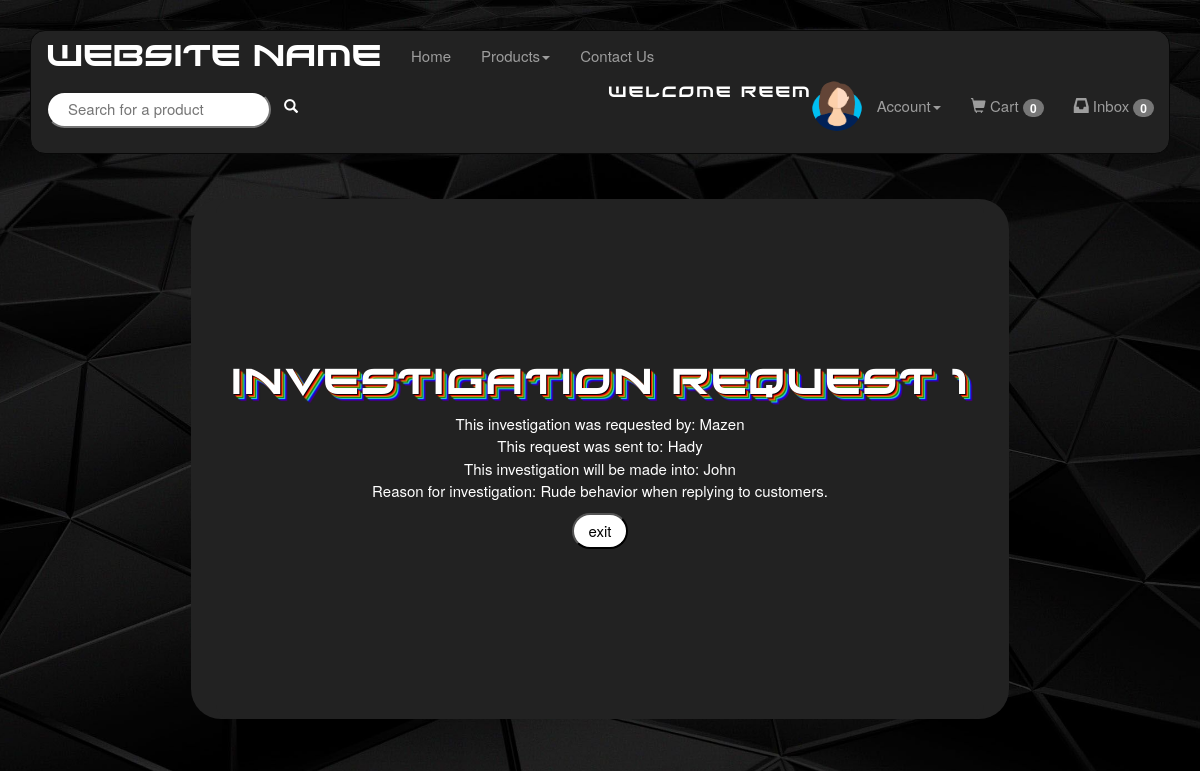
The app's page /ViewInvestigationRequest.php?id=1 (signed in), older data.
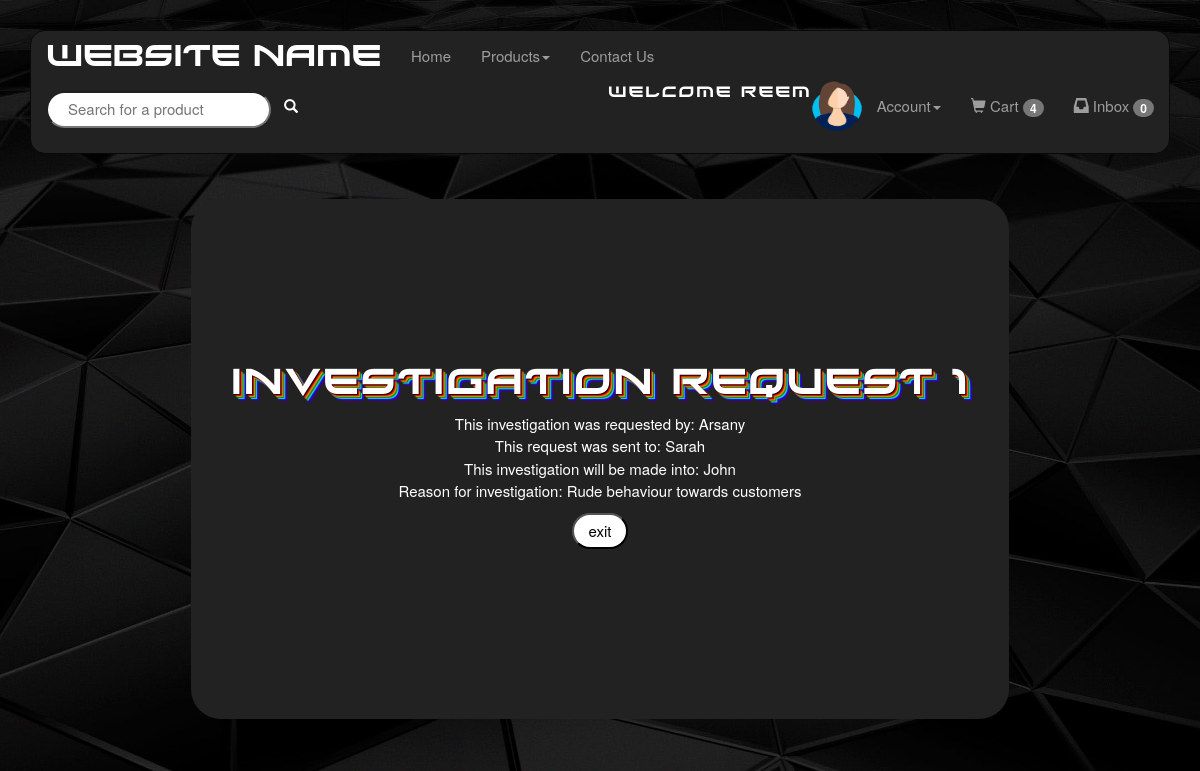
The same page, newer data.
### tables this page shows
CREATE TABLE `users` (
  `id` int(10) UNSIGNED NOT NULL,
  `username` varchar(30) NOT NULL,
  `password` varchar(225) NOT NULL,
  `email` varchar(50) NOT NULL,
  `address` varchar(50) DEFAULT NULL,
  `imagePath` varchar(255) DEFAULT NULL,
  `userType` varchar(15) NOT NULL
);

CREATE TABLE `investigationrequest` (
  `id` int(10) UNSIGNED NOT NULL,
  `auditorID` int(10) UNSIGNED NOT NULL,
  `hrID` int(10) UNSIGNED NOT NULL,
  `adminID` int(10) UNSIGNED NOT NULL,
  `reason` varchar(255) DEFAULT NULL
);

### ViewInvestigationRequest.php (the view, shortened to what the changed rows need)
<html>
    <head>
        <link rel="stylesheet" href="Style.css">
    </head>
    <?php
        include "Menu.php";
        ?>
    <body>
    <div class="container">
            <div class="card justify-content-center">
                <div class="carda">
        <?php
        if(isset($_GET['id'])){
            $con = new mysqli("localhost","root","", "project");
            $requestsql = "SELECT * FROM investigationrequest WHERE id='". $_GET['id'] . "'";
            $requestResult = $con->query($requestsql);
            if($requestResult->num_rows == 0){
                echo "Error: Request not found<br>";
            }
            else if($requestRow = $requestResult->fetch_assoc()){
                echo "<h1>Investigation Request " . $_GET['id'] . "</h1>";
                $auditorsql = "SELECT username FROM users WHERE id='" . $requestRow['auditorID'] . "'";
                $auditorResult = $con->query($auditorsql);
                if($auditorResult->num_rows == 0){
                    echo "Error: Auditor not found<br>";
                }
                else if($auditorRow = $auditorResult->fetch_assoc()){
                    echo "This investigation was requested by: " . $auditorRow['username'] . "<br>";
                }
                $hrsql = "SELECT username FROM users WHERE id='" . $requestRow['hrID'] . "'";
                $hrResult = $con->query($hrsql);
                if($hrResult->num_rows == 0){
                    echo "Error: Hr not found<br>";
                }
                else if($hrRow = $hrResult->fetch_assoc()){
                    echo "This request was sent to: " . $hrRow['username'] . "<br>";
                }
                $adminsql = "SELECT username FROM users WHERE id='" . $requestRow['adminID'] . "'";
                $adminResult = $con->query($adminsql);
                if($adminResult->num_rows == 0){
                    echo "Error: Admin not found<br>";
                }
                else if($adminRow = $adminResult->fetch_assoc()){
                    echo "This investigation will be made into: " . $adminRow['username'] . "<br>";
                }
                echo "Reason for investigation: " . $requestRow['reason'] . "<br>";
                echo "<form method='post' action=''><input type='submit' name='exit' value='exit'/><form><br>";
            }
        }
        else{
            echo "Error: invalid link<br>";
        }
        ?>
        </div>
        </div>
        </div>
    </body>
</html>

### Menu.php (shortened to what the changed rows need)
<!DOCTYPE html>
<html lang="en">
    <head>
        <link rel="stylesheet" href="https://maxcdn.bootstrapcdn.com/bootstrap/3.4.1/css/bootstrap.min.css">
        <link rel="stylesheet" href="https://maxcdn.bootstrapcdn.com/font-awesome/4.7.0/css/font-awesome.min.css">
        <link rel="stylesheet" href="Style.css">
        <?php
          $conn = new mysqli("localhost", "root", "", "project");
        ?>
	</head>
  <body>
      <nav class="navbar navbar-inverse navbar-custom">
        <div class="container-fluid">
                <?php
                if(!empty($_SESSION['username'])){
                    ?>
                    <ul class="nav navbar-nav navbar-right">
                        <li class="dropdown"><a class="dropdown-toggle" data-toggle="dropdown">Account<span class="caret"></span></a>
                        <?php
                       if($_SESSION['userType'] == "customer"){
                          $cart_items_sql = "SELECT COUNT('productID') as cartItems FROM cartitem,orders WHERE cartitem.customerID=".$_SESSION['id'] . " AND cartitem.orderID=orders.orderID AND orders.completed='0'";
                          $cart_items_result = mysqli_query($conn,$cart_items_sql);
                          if($cart_items_row = $cart_items_result->fetch_assoc()){
                          ?>
                          <li><a href="Cart.php"><span class="glyphicon glyphicon-shopping-cart"></span> Cart  <span class="badge"><?php echo $cart_items_row['cartItems']; ?></span> </a></li>
                          <?php
                          }
                        }
                          ?>
                    </ul>
                    <?php
                }
                ?>
        </div>
      </nav>
</body>
</html>

Row changes from the older to the newer data that the page shows:
no longer on this page (row unchanged): users: username "Mazen"
no longer on this page (row unchanged): users: username "Hady"
now on this page (row unchanged): users: username "Arsany"
now on this page (row unchanged): users: username "Sarah"
changed investigationrequest: reason "Rude behavior when replying to customers." → "Rude behaviour towards customers"
Text that changed along with them:
$cart_items_row['cartItems']: "0" → "4"
